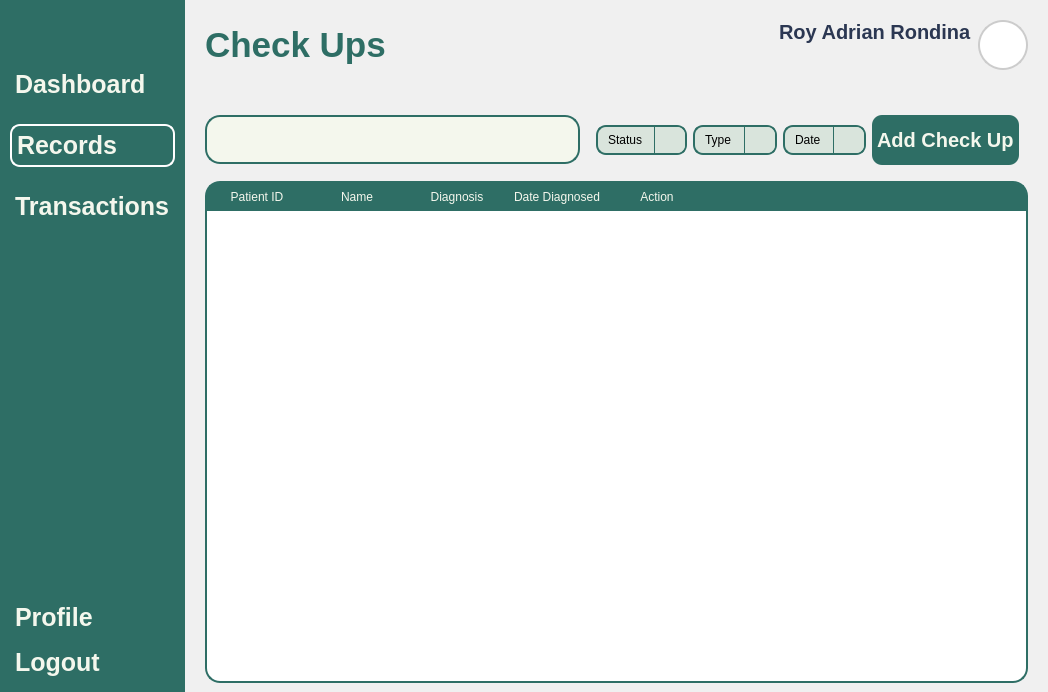
<?xml version="1.0" encoding="UTF-8"?>
<ui version="4.0">
 <class>MainWindow</class>
 <widget class="QMainWindow" name="MainWindow">
  <property name="geometry">
   <rect>
    <x>0</x>
    <y>0</y>
    <width>1048</width>
    <height>692</height>
   </rect>
  </property>
  <property name="windowTitle">
   <string>MainWindow</string>
  </property>
  <property name="styleSheet">
   <string notr="true">*{
	padding: 0px;
	margin: 0px;
	border: 0px;
}
QPushButton {
	font: 900 10pt &quot;Satoshi Black&quot;;
	background-color: transparent;
 	border-radius: 10px;
	font-weight: bold;
	font-size: 25px;
	color: #F4F7ED;
	text-align: left;
	padding: 5px 5px;
}
#NavBar {
    background-color: #2E6E65;
}
QLabel {
	font: 900 10pt &quot;Satoshi Black&quot;;
	font-size: 20px;
	font-weight: bold;
	color: #2E6E65;
	qproperty-alignment: 'AlignLeft';
    qproperty-wordWrap: true;
	background: transparent;
}
</string>
  </property>
  <widget class="QWidget" name="centralwidget">
   <layout class="QHBoxLayout" name="horizontalLayout">
    <property name="spacing">
     <number>0</number>
    </property>
    <property name="leftMargin">
     <number>0</number>
    </property>
    <property name="topMargin">
     <number>0</number>
    </property>
    <property name="rightMargin">
     <number>0</number>
    </property>
    <property name="bottomMargin">
     <number>0</number>
    </property>
    <item>
     <widget class="QWidget" name="NavBar" native="true">
      <property name="sizePolicy">
       <sizepolicy hsizetype="Preferred" vsizetype="Expanding">
        <horstretch>0</horstretch>
        <verstretch>0</verstretch>
       </sizepolicy>
      </property>
      <layout class="QVBoxLayout" name="verticalLayout_3">
       <property name="spacing">
        <number>6</number>
       </property>
       <property name="leftMargin">
        <number>10</number>
       </property>
       <property name="topMargin">
        <number>10</number>
       </property>
       <property name="rightMargin">
        <number>10</number>
       </property>
       <property name="bottomMargin">
        <number>10</number>
       </property>
       <item>
        <widget class="QPushButton" name="DashBoardButton_2">
         <property name="text">
          <string/>
         </property>
         <property name="icon">
          <iconset resource="../Images/resources.qrc">
           <normaloff>:/lucide/icons/align-justify.svg</normaloff>:/lucide/icons/align-justify.svg</iconset>
         </property>
         <property name="iconSize">
          <size>
           <width>30</width>
           <height>30</height>
          </size>
         </property>
        </widget>
       </item>
       <item>
        <spacer name="verticalSpacer_3">
         <property name="orientation">
          <enum>Qt::Vertical</enum>
         </property>
         <property name="sizeType">
          <enum>QSizePolicy::Fixed</enum>
         </property>
         <property name="sizeHint" stdset="0">
          <size>
           <width>20</width>
           <height>10</height>
          </size>
         </property>
        </spacer>
       </item>
       <item>
        <layout class="QVBoxLayout" name="MainButtons_2">
         <property name="spacing">
          <number>20</number>
         </property>
         <property name="sizeConstraint">
          <enum>QLayout::SetNoConstraint</enum>
         </property>
         <item>
          <widget class="QPushButton" name="DashboardButton">
           <property name="text">
            <string>Dashboard</string>
           </property>
           <property name="icon">
            <iconset resource="../Images/resources.qrc">
             <normaloff>:/lucide/icons/layout-dashboard.svg</normaloff>:/lucide/icons/layout-dashboard.svg</iconset>
           </property>
           <property name="iconSize">
            <size>
             <width>30</width>
             <height>30</height>
            </size>
           </property>
          </widget>
         </item>
         <item>
          <widget class="QPushButton" name="pushButton_7">
           <property name="styleSheet">
            <string notr="true">QPushButton{
	border: 2px solid white;
}</string>
           </property>
           <property name="text">
            <string>Records</string>
           </property>
           <property name="icon">
            <iconset resource="../Images/resources.qrc">
             <normaloff>:/lucide/icons/file-text.svg</normaloff>:/lucide/icons/file-text.svg</iconset>
           </property>
           <property name="iconSize">
            <size>
             <width>30</width>
             <height>30</height>
            </size>
           </property>
          </widget>
         </item>
         <item>
          <widget class="QPushButton" name="TransactionButton">
           <property name="text">
            <string>Transactions</string>
           </property>
           <property name="icon">
            <iconset resource="../Images/resources.qrc">
             <normaloff>:/lucide/icons/tickets.svg</normaloff>:/lucide/icons/tickets.svg</iconset>
           </property>
           <property name="iconSize">
            <size>
             <width>30</width>
             <height>30</height>
            </size>
           </property>
          </widget>
         </item>
        </layout>
       </item>
       <item>
        <spacer name="verticalSpacer_4">
         <property name="orientation">
          <enum>Qt::Vertical</enum>
         </property>
         <property name="sizeType">
          <enum>QSizePolicy::Expanding</enum>
         </property>
         <property name="sizeHint" stdset="0">
          <size>
           <width>20</width>
           <height>40</height>
          </size>
         </property>
        </spacer>
       </item>
       <item>
        <layout class="QVBoxLayout" name="verticalLayout_4">
         <property name="sizeConstraint">
          <enum>QLayout::SetNoConstraint</enum>
         </property>
         <item>
          <widget class="QPushButton" name="ProfileButton">
           <property name="text">
            <string>Profile</string>
           </property>
           <property name="icon">
            <iconset resource="../Images/resources.qrc">
             <normaloff>:/lucide/icons/user-round-cog.svg</normaloff>:/lucide/icons/user-round-cog.svg</iconset>
           </property>
           <property name="iconSize">
            <size>
             <width>30</width>
             <height>30</height>
            </size>
           </property>
          </widget>
         </item>
         <item>
          <widget class="QPushButton" name="LogoutButton">
           <property name="text">
            <string>Logout</string>
           </property>
           <property name="icon">
            <iconset resource="../Images/resources.qrc">
             <normaloff>:/lucide/icons/log-out.svg</normaloff>:/lucide/icons/log-out.svg</iconset>
           </property>
           <property name="iconSize">
            <size>
             <width>30</width>
             <height>30</height>
            </size>
           </property>
          </widget>
         </item>
        </layout>
       </item>
      </layout>
     </widget>
    </item>
    <item>
     <widget class="QFrame" name="MainBodyContainer">
      <property name="styleSheet">
       <string notr="true">#MainBodyContainer {
	background-color: #f0f0f0;
}

#Header {
	padding: 20px 20px;
}
QLabel {
    padding: 0px;
}
#UserType {
	font: 300 10pt &quot;Lexend Light&quot;;
	font-size: 15px;
	color: #2B3752;
}
#UserName {
	font: 600 10pt &quot;Lexend SemiBold&quot;;
	font-size: 20px;
	color: #2B3752;
}
#InterfaceTitle{
	font-size: 35px;
}
QGraphicsView {
    border: 2px solid #ccc;
    border-radius: 25px;
    background: white;
}


</string>
      </property>
      <property name="frameShape">
       <enum>QFrame::StyledPanel</enum>
      </property>
      <property name="frameShadow">
       <enum>QFrame::Raised</enum>
      </property>
      <layout class="QVBoxLayout" name="verticalLayout_5">
       <property name="spacing">
        <number>6</number>
       </property>
       <property name="leftMargin">
        <number>0</number>
       </property>
       <property name="topMargin">
        <number>0</number>
       </property>
       <property name="rightMargin">
        <number>0</number>
       </property>
       <property name="bottomMargin">
        <number>0</number>
       </property>
       <item>
        <widget class="QFrame" name="Header">
         <property name="sizePolicy">
          <sizepolicy hsizetype="Expanding" vsizetype="Preferred">
           <horstretch>0</horstretch>
           <verstretch>0</verstretch>
          </sizepolicy>
         </property>
         <property name="frameShape">
          <enum>QFrame::StyledPanel</enum>
         </property>
         <property name="frameShadow">
          <enum>QFrame::Raised</enum>
         </property>
         <layout class="QHBoxLayout" name="horizontalLayout_2">
          <property name="leftMargin">
           <number>0</number>
          </property>
          <property name="topMargin">
           <number>0</number>
          </property>
          <property name="rightMargin">
           <number>0</number>
          </property>
          <property name="bottomMargin">
           <number>0</number>
          </property>
          <item>
           <widget class="QLabel" name="InterfaceTitle">
            <property name="text">
             <string>Check Ups</string>
            </property>
           </widget>
          </item>
          <item>
           <layout class="QHBoxLayout" name="UserPanel">
            <property name="rightMargin">
             <number>0</number>
            </property>
            <item>
             <layout class="QVBoxLayout" name="UserInfo">
              <property name="spacing">
               <number>0</number>
              </property>
              <item alignment="Qt::AlignRight">
               <widget class="QLabel" name="UserName">
                <property name="text">
                 <string>Roy Adrian Rondina</string>
                </property>
                <property name="alignment">
                 <set>Qt::AlignLeading</set>
                </property>
               </widget>
              </item>
             </layout>
            </item>
            <item>
             <widget class="QFrame" name="Profile">
              <property name="sizePolicy">
               <sizepolicy hsizetype="Fixed" vsizetype="Fixed">
                <horstretch>0</horstretch>
                <verstretch>0</verstretch>
               </sizepolicy>
              </property>
              <property name="minimumSize">
               <size>
                <width>50</width>
                <height>50</height>
               </size>
              </property>
              <property name="maximumSize">
               <size>
                <width>50</width>
                <height>50</height>
               </size>
              </property>
              <property name="frameShape">
               <enum>QFrame::StyledPanel</enum>
              </property>
              <property name="frameShadow">
               <enum>QFrame::Raised</enum>
              </property>
              <layout class="QVBoxLayout" name="verticalLayout_6">
               <property name="spacing">
                <number>0</number>
               </property>
               <property name="leftMargin">
                <number>0</number>
               </property>
               <property name="topMargin">
                <number>0</number>
               </property>
               <property name="rightMargin">
                <number>0</number>
               </property>
               <property name="bottomMargin">
                <number>0</number>
               </property>
               <item>
                <widget class="QGraphicsView" name="ProfilePic">
                 <property name="enabled">
                  <bool>true</bool>
                 </property>
                 <property name="sizePolicy">
                  <sizepolicy hsizetype="Preferred" vsizetype="Preferred">
                   <horstretch>0</horstretch>
                   <verstretch>0</verstretch>
                  </sizepolicy>
                 </property>
                 <property name="minimumSize">
                  <size>
                   <width>0</width>
                   <height>0</height>
                  </size>
                 </property>
                </widget>
               </item>
              </layout>
             </widget>
            </item>
           </layout>
          </item>
         </layout>
        </widget>
       </item>
       <item>
        <widget class="QFrame" name="MainBody">
         <property name="sizePolicy">
          <sizepolicy hsizetype="Expanding" vsizetype="Expanding">
           <horstretch>0</horstretch>
           <verstretch>0</verstretch>
          </sizepolicy>
         </property>
         <property name="styleSheet">
          <string notr="true">#Searchbar {
	border: 2px solid #2E6E65;
	border-radius: 15px;
	text-align: center;
	background-color: transparent;
}

#AddButton {
	background-color: #2e6e65;
	font-size: 20px;
}



</string>
         </property>
         <property name="frameShape">
          <enum>QFrame::StyledPanel</enum>
         </property>
         <property name="frameShadow">
          <enum>QFrame::Raised</enum>
         </property>
         <layout class="QVBoxLayout" name="verticalLayout_7">
          <property name="leftMargin">
           <number>20</number>
          </property>
          <property name="rightMargin">
           <number>20</number>
          </property>
          <item>
           <widget class="QFrame" name="SearchBarContainer">
            <property name="sizePolicy">
             <sizepolicy hsizetype="Preferred" vsizetype="Expanding">
              <horstretch>0</horstretch>
              <verstretch>0</verstretch>
             </sizepolicy>
            </property>
            <property name="maximumSize">
             <size>
              <width>16777215</width>
              <height>70</height>
             </size>
            </property>
            <property name="frameShape">
             <enum>QFrame::StyledPanel</enum>
            </property>
            <property name="frameShadow">
             <enum>QFrame::Raised</enum>
            </property>
            <layout class="QHBoxLayout" name="horizontalLayout_4">
             <property name="leftMargin">
              <number>0</number>
             </property>
             <item>
              <widget class="QWidget" name="SearchBar" native="true">
               <property name="sizePolicy">
                <sizepolicy hsizetype="Expanding" vsizetype="Fixed">
                 <horstretch>0</horstretch>
                 <verstretch>0</verstretch>
                </sizepolicy>
               </property>
               <property name="minimumSize">
                <size>
                 <width>0</width>
                 <height>0</height>
                </size>
               </property>
               <property name="maximumSize">
                <size>
                 <width>500</width>
                 <height>16777215</height>
                </size>
               </property>
               <property name="styleSheet">
                <string notr="true">#SearchBar {
	background-color: #F4F7ED;
	border: 2px solid #2E6E65;
    border-radius: 15px;
}
#Search{
	background-color: transparent ;
	font: 300 14pt &quot;Lexend Light&quot;;
}</string>
               </property>
               <layout class="QHBoxLayout" name="horizontalLayout_3">
                <property name="spacing">
                 <number>0</number>
                </property>
                <property name="leftMargin">
                 <number>0</number>
                </property>
                <property name="topMargin">
                 <number>5</number>
                </property>
                <property name="rightMargin">
                 <number>0</number>
                </property>
                <property name="bottomMargin">
                 <number>5</number>
                </property>
                <item>
                 <widget class="QPushButton" name="Icon">
                  <property name="text">
                   <string/>
                  </property>
                  <property name="icon">
                   <iconset resource="../Images/resources.qrc">
                    <normaloff>:/lucide/icons/search.svg</normaloff>:/lucide/icons/search.svg</iconset>
                  </property>
                  <property name="iconSize">
                   <size>
                    <width>30</width>
                    <height>30</height>
                   </size>
                  </property>
                 </widget>
                </item>
                <item>
                 <widget class="QLineEdit" name="Search"/>
                </item>
               </layout>
              </widget>
             </item>
             <item>
              <spacer name="horizontalSpacer_3">
               <property name="orientation">
                <enum>Qt::Horizontal</enum>
               </property>
               <property name="sizeType">
                <enum>QSizePolicy::Maximum</enum>
               </property>
               <property name="sizeHint" stdset="0">
                <size>
                 <width>10</width>
                 <height>20</height>
                </size>
               </property>
              </spacer>
             </item>
             <item>
              <widget class="QComboBox" name="StatusBox">
               <property name="sizePolicy">
                <sizepolicy hsizetype="Preferred" vsizetype="Fixed">
                 <horstretch>0</horstretch>
                 <verstretch>0</verstretch>
                </sizepolicy>
               </property>
               <property name="maximumSize">
                <size>
                 <width>100</width>
                 <height>16777215</height>
                </size>
               </property>
               <property name="styleSheet">
                <string notr="true">QComboBox {
    background-color: #D9E4DC;
    border: 2px solid #2E6E65;
    border-radius: 10px;
    padding: 5px 10px;
	font: 300 12pt &quot;Lexend Light&quot;;
}
QComboBox::drop-down {
    subcontrol-origin: padding;
    subcontrol-position: top right;
    width: 30px;
    border-left: 1px solid #2E6E65;
    background-color: #D9E4DC;
    border-top-right-radius: 8px;
    border-bottom-right-radius: 8px;
}
QComboBox::down-arrow {
    image: url(:/icons/icons/chevron-down.svg);
    width: 20px;
    height: 20px;
}
QComboBox QAbstractItemView {
    background-color: #F4F7ED;
    selection-background-color: #CCE3D0;
    border: 1px solid #2E6E65;
    border-radius: 2px;
    outline: 0;
	font: 300 12pt &quot;Lexend Light&quot;;
}</string>
               </property>
               <property name="editable">
                <bool>false</bool>
               </property>
               <item>
                <property name="text">
                 <string>Status</string>
                </property>
               </item>
              </widget>
             </item>
             <item>
              <widget class="QComboBox" name="TypeBox">
               <property name="maximumSize">
                <size>
                 <width>100</width>
                 <height>16777215</height>
                </size>
               </property>
               <property name="styleSheet">
                <string notr="true">QComboBox {
    background-color: #D9E4DC;
    border: 2px solid #2E6E65;
    border-radius: 10px;
    padding: 5px 10px;
	font: 300 12pt &quot;Lexend Light&quot;;
}
QComboBox::drop-down {
    subcontrol-origin: padding;
    subcontrol-position: top right;
    width: 30px;
    border-left: 1px solid #2E6E65;
    background-color: #D9E4DC;
    border-top-right-radius: 8px;
    border-bottom-right-radius: 8px;
}
QComboBox::down-arrow {
    image: url(:/icons/icons/chevron-down.svg);
    width: 20px;
    height: 20px;
}
QComboBox QAbstractItemView {
    background-color: #F4F7ED;
    selection-background-color: #CCE3D0;
    border: 1px solid #2E6E65;
    border-radius: 2px;
    outline: 0;
	font: 300 12pt &quot;Lexend Light&quot;;
}</string>
               </property>
               <item>
                <property name="text">
                 <string>Type</string>
                </property>
               </item>
              </widget>
             </item>
             <item>
              <widget class="QComboBox" name="DateBox">
               <property name="maximumSize">
                <size>
                 <width>100</width>
                 <height>16777215</height>
                </size>
               </property>
               <property name="styleSheet">
                <string notr="true">QComboBox {
    background-color: #D9E4DC;
    border: 2px solid #2E6E65;
    border-radius: 10px;
    padding: 5px 10px;
	font: 300 12pt &quot;Lexend Light&quot;;
}
QComboBox::drop-down {
    subcontrol-origin: padding;
    subcontrol-position: top right;
    width: 30px;
    border-left: 1px solid #2E6E65;
    background-color: #D9E4DC;
    border-top-right-radius: 8px;
    border-bottom-right-radius: 8px;
}
QComboBox::down-arrow {
    image: url(:/icons/icons/chevron-down.svg);
    width: 20px;
    height: 20px;
}
QComboBox QAbstractItemView {
    background-color: #F4F7ED;
    selection-background-color: #CCE3D0;
    border: 1px solid #2E6E65;
    border-radius: 2px;
    outline: 0;
	font: 300 12pt &quot;Lexend Light&quot;;
}</string>
               </property>
               <item>
                <property name="text">
                 <string>Date</string>
                </property>
               </item>
              </widget>
             </item>
             <item alignment="Qt::AlignRight">
              <widget class="QPushButton" name="AddButton">
               <property name="minimumSize">
                <size>
                 <width>0</width>
                 <height>50</height>
                </size>
               </property>
               <property name="maximumSize">
                <size>
                 <width>16777215</width>
                 <height>50</height>
                </size>
               </property>
               <property name="text">
                <string>Add Check Up</string>
               </property>
              </widget>
             </item>
            </layout>
           </widget>
          </item>
          <item>
           <widget class="QTableWidget" name="DoneTable">
            <property name="styleSheet">
             <string notr="true">QTableWidget {
    border: 2px solid white;
    border-radius: 15px;
    background-color: white;
	border-color: #2e6e65;
}

QHeaderView {
    border: none;
    font: 700 16pt &quot;Arial&quot;;
    background-color: #2e6e65;
    color: #f4f7ed;
    padding: 0px;
    margin: 0px;
    border-top-left-radius: 10px;
    border-top-right-radius: 10px;
}

QHeaderView::section {
    border: none;
	text-align: left;
    font: 700 16pt &quot;Arial&quot;;
    background-color: #2e6e65;
    color: #f4f7ed;
    padding: 5px;
    margin: 0px;
}

QHeaderView::section:first {
    border-top-left-radius: 10px;
}

QHeaderView::section:last {
    border-top-right-radius: 10px;
}
</string>
            </property>
            <column>
             <property name="text">
              <string>Patient ID</string>
             </property>
            </column>
            <column>
             <property name="text">
              <string>Name</string>
             </property>
            </column>
            <column>
             <property name="text">
              <string>Diagnosis</string>
             </property>
            </column>
            <column>
             <property name="text">
              <string>Date Diagnosed</string>
             </property>
            </column>
            <column>
             <property name="text">
              <string>Action</string>
             </property>
            </column>
           </widget>
          </item>
         </layout>
        </widget>
       </item>
      </layout>
     </widget>
    </item>
   </layout>
  </widget>
 </widget>
 <resources>
  <include location="../Images/resources.qrc"/>
 </resources>
 <connections/>
</ui>
